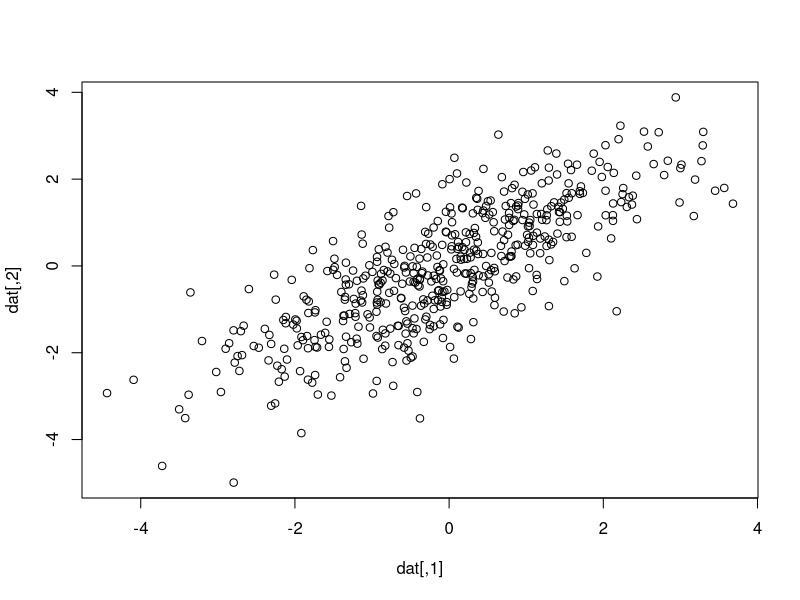
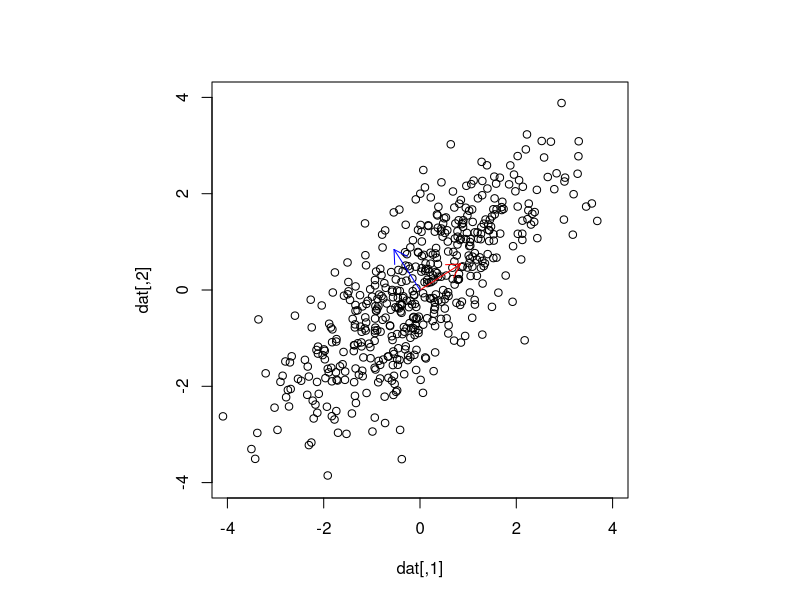
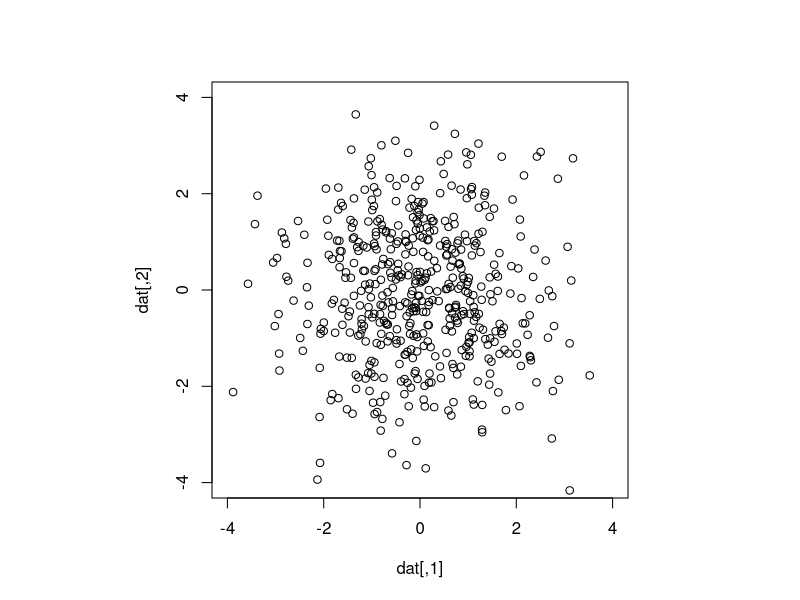
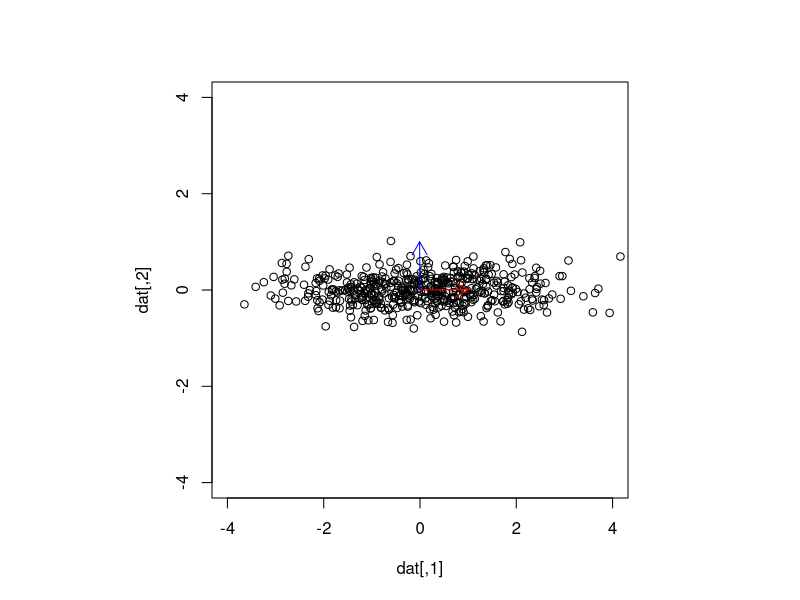
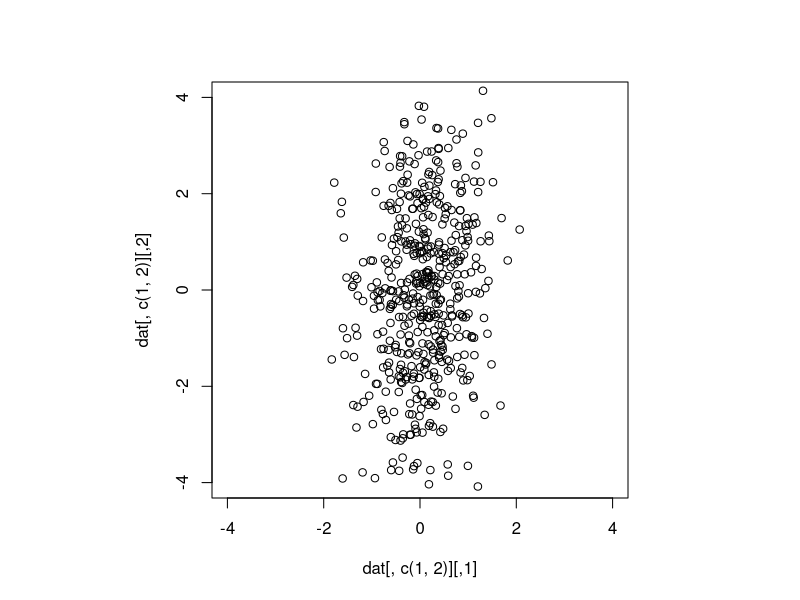
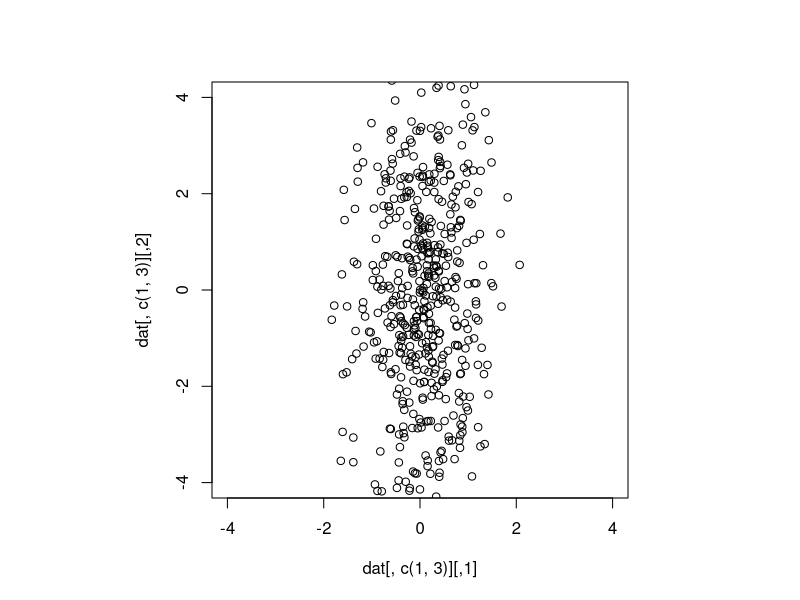
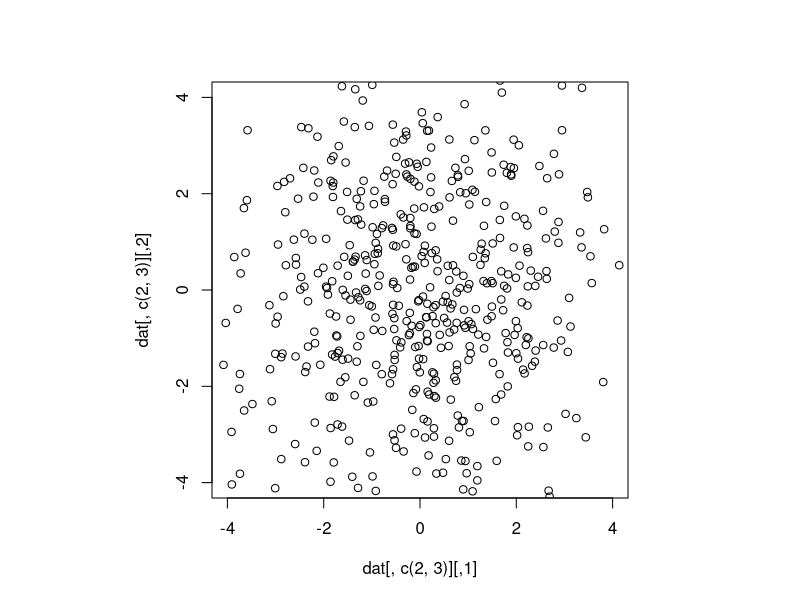

Reproduce these figures in R, in order.
## ---- chunk 1
##knitr::opts_chunk$set(echo = TRUE)
## ---- chunk 2
library(stats)
library(MASS)
set.seed(666)
dat<-mvrnorm(n = 500, mu=c(0,0), Sigma=matrix(c(2,1.5,1.5,2),nrow=2, ncol=2)) 
plot(dat)
## ---- chunk 3
princomp(dat)
temp<-prcomp(dat)
temp.eigen<-eigen(cov(dat))
temp
pca<-princomp(dat, cor=FALSE)
summary(pca)
pca$sdev[1]^2/sum(pca$sdev^2)  ## find proportion of variance explained

## ---- chunk 4
par(pty="s")
plot(dat,ylim=c(-4,4),xlim=c(-4,4))
arrows(0, 0, 0.8419, 0.5397,length=0.15,col="red")
arrows(0, 0, -0.5397, 0.8419,length=0.15,col="blue")
       #col = par("fg"), lty = par("lty"), xpd = FALSE)
cov(dat)

## ---- chunk 5
set.seed(666)
dat<-mvrnorm(n = 500, mu=c(0,0), Sigma=matrix(c(2,0,0,2),nrow=2, ncol=2)) 
par(pty="s")
plot(dat,ylim=c(-4,4),xlim=c(-4,4))
prcomp(dat)
cov(dat)
## ---- chunk 6
set.seed(666)
dat<-mvrnorm(n = 500, mu=c(0,0), Sigma=matrix(c(2,0,0,0.1),nrow=2, ncol=2)) 
par(pty="s")
plot(dat,ylim=c(-4,4),xlim=c(-4,4))
arrows(0, 0, 1, 0.009,length=0.15,col="red")
arrows(0, 0, -0.009, 1,length=0.15,col="blue")
prcomp(dat)

## ---- chunk 7
dat<-mvrnorm(n = 500, mu=c(0,0,0), Sigma=matrix(c(0.5,0.1,0.1,0.1,3,0.1,0.1,0.1,5),nrow=3, ncol=3))
par(pty="s")
plot(dat[,c(1,2)],ylim=c(-4,4),xlim=c(-4,4))
plot(dat[,c(1,3)],ylim=c(-4,4),xlim=c(-4,4))
plot(dat[,c(2,3)],ylim=c(-4,4),xlim=c(-4,4))
prcomp(dat)

## ---- chunk 8
## from https://www.r-bloggers.com/how-to-perform-pca-on-r/
pca<-princomp(USArrests, cor=TRUE)
summary(pca)
